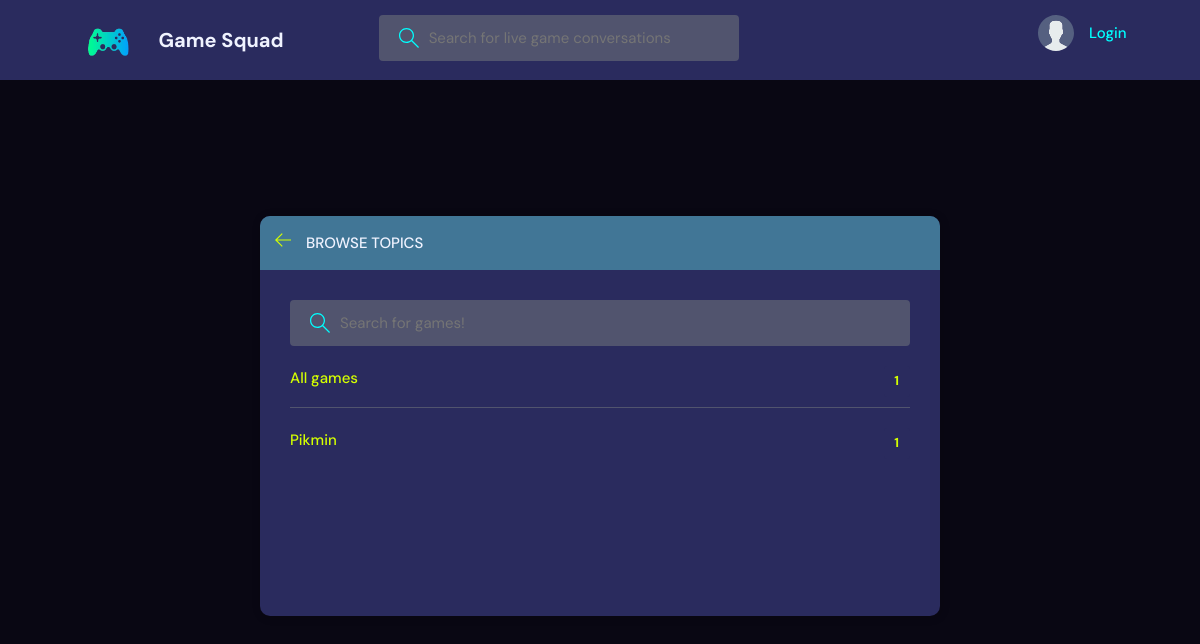
The page /gamesquad/games/ on the database as committed earlier.
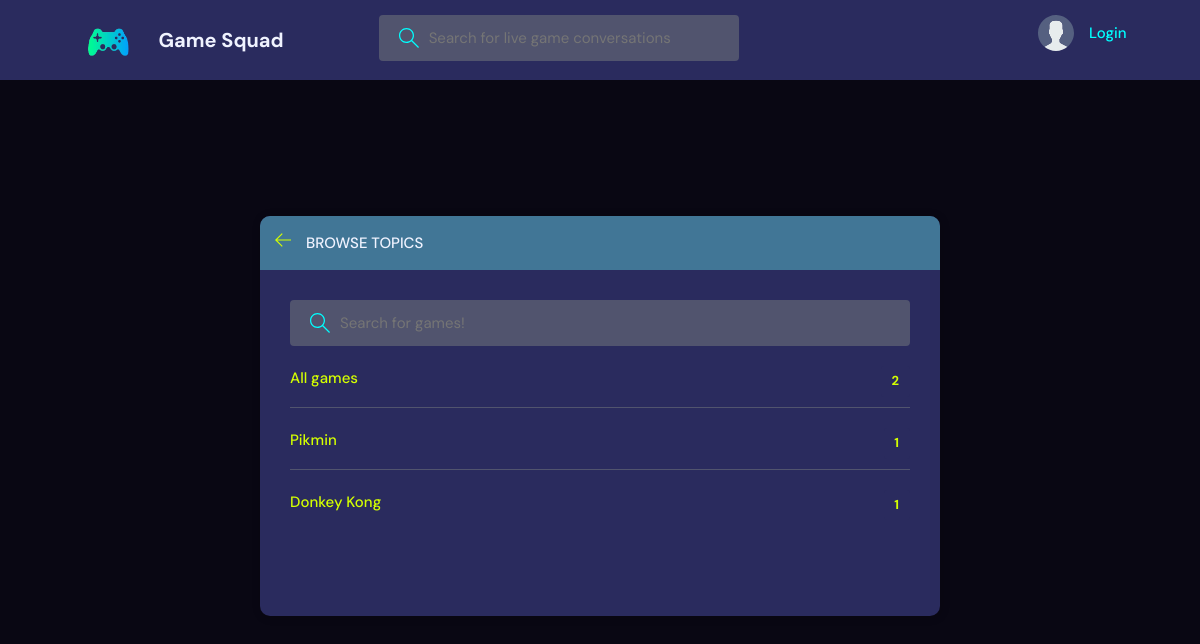
The same page on the database as committed later.
### base/models.py (models this page shows, shortened)
class Game(models.Model):
    name = models.CharField(max_length=200)

### base/views.py (the view)
# urls.py: path("games/", views.gamesPage, name="games"),
def gamesPage(request):
    q = request.GET.get("q") if request.GET.get("q") != None else ""
    games = Game.objects.filter(name__icontains=q)
    context = {"games": games}
    return render(request, "base/games.html", context)

### base/templates/base/games.html (shortened to what this page needs)
{% extends 'main.html' %}
{% block content %}
<main class="create-room layout">
  <div class="container">
    <div class="layout__box">
      <div class="layout__boxHeader">
        <div class="layout__boxTitle">
          <a href="{% url 'home' %}">
            <svg version="1.1" xmlns="http://www.w3.org/2000/svg" width="32" height="32" viewBox="0 0 32 32">
              <title>arrow-left</title>
              <path
                d="M13.723 2.286l-13.723 13.714 13.719 13.714 1.616-1.611-10.96-10.96h27.625v-2.286h-27.625l10.965-10.965-1.616-1.607z"
              ></path>
            </svg>
          </a>
          <h3>Browse Topics</h3>
        </div>
      </div>
      <div class="topics-page layout__body">
        <form action="" method="GET" class="header__search">
          <label>
            <input name="q" placeholder="Search for games!" />
          </label>
        </form>
        <ul class="topics__list">
          <li>
            <a href="{% url 'games' %}" class="active">All games<span>{{games.count}}</span></a>
          </li>
          {% for game in games %}
          <li>
            <a href="{% url 'home' %}?q={{game.name}}" class="active">{{game.name}} <span>{{game.room_set.all.count}}</span></a>
          </li>
          {% endfor %}
        </ul>
      </div>
    </div>
  </div>
</main>
{% endblock content %}

Rows that differ between the two databases and show on the page:
added Game: name "Donkey Kong", room_set.all.count "1"
Other text that changed with them:
{{ games.count }}: "1" → "2"
